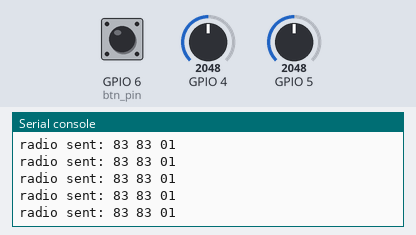
The program below on a simulated ESP32 board running MicroPython. Parts: the last lines printed to the serial console. The inputs (shaded band) are chosen by the test bench; at power-on: GPIO 4 = 2048, GPIO 5 = 2048, GPIO 6 (btn_pin) HIGH (analog values on the 0–4095 scale). No radio messages arrive unless stated (any console line starting 'radio sent:' is added by the test bench).

Above: at 1.2 s.
1.3 s: GPIO 4 set to 2866
At 2.3 s:
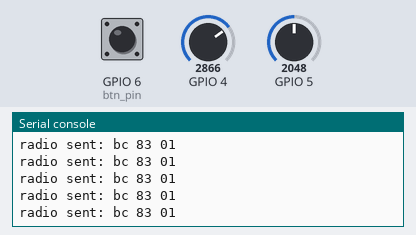
2.8 s: GPIO 5 set to 2866
At 3.9 s:
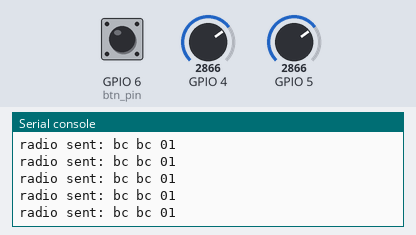
4.3 s: GPIO 4 set to 3603
At 5.0 s:
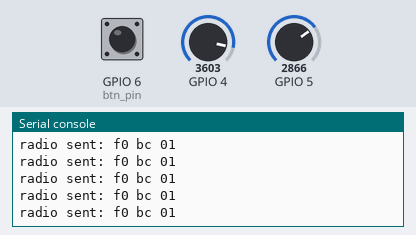
5.8 s: GPIO 5 set to 3603
At 6.9 s:
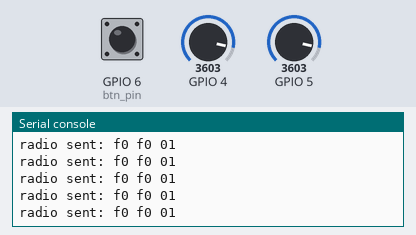
7.3 s: GPIO 4 set to 4095
At 7.8 s:
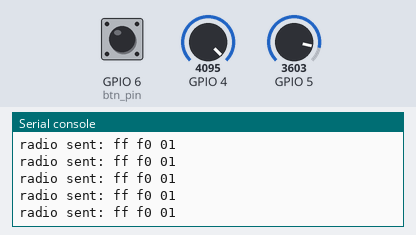
8.8 s: GPIO 5 set to 4095
At 9.6 s:
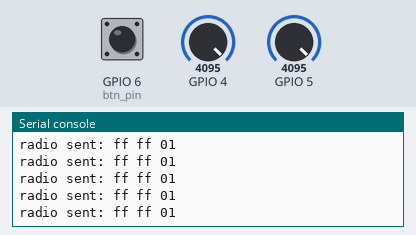

The program:

joystick.py
```python
# sender_joystick.py
import time, struct
from machine import ADC, Pin
import network, espnow

# -------------------------
# CONFIG — update as needed
# -------------------------
PIN_VRX = 4          # ADC pin for X
PIN_VRY = 5          # ADC pin for Y
PIN_BTN = 6          # Optional button (active-low); set to None to disable
SEND_HZ = 50          # Send rate
EMA_ALPHA = 0.25      # Smoothing (0..1), higher = less smoothing

# Put your receiver's MAC here (from receiver console)
PEER_MAC_STR = "7C:DF:A1:12:34:56"

# Calibration defaults (cover most joysticks). You can refine in runtime.
# Raw ADC is 0..4095 (12-bit) on ESP32 with ATTN_11DB
CAL = {
    "x_min": 300, "x_mid": 2000, "x_max": 3800,
    "y_min": 300, "y_mid": 2000, "y_max": 3800
}

# -------------------------
# Helpers
# -------------------------
def mac_from_str(s):
    return bytes(int(part, 16) for part in s.split(':'))

def init_wifi_espnow(peer_mac):
    sta = network.WLAN(network.STA_IF)
    sta.active(True)             # STA mode must be active for ESP-NOW
    e = espnow.ESPNow()
    e.active(True)
    # Add peer (use channel=None to auto; you can specify channel if needed)
    try:
        e.add_peer(peer_mac)
    except OSError:
        # peer may already exist; ignore
        pass
    return sta, e

def setup_adc(pin_num):
    adc = ADC(Pin(pin_num))
    # Full 0-3.3V range
    adc.atten(ADC.ATTN_11DB)
    # 12-bit width is default on classic ESP32; set explicitly if your port supports it:
    try:
        adc.width(ADC.WIDTH_12BIT)
    except:
        pass
    return adc

def read_adc(adc):
    return adc.read()  # 0..4095 typically

def map_calibrated(v, vmin, vmid, vmax):
    # Map to 0..255 with center at ~128
    if v >= vmid:
        # mid..max -> 128..255
        top_span = max(1, vmax - vmid)
        return 128 + int(127 * (v - vmid) / top_span)
    else:
        # min..mid -> 0..127
        bot_span = max(1, vmid - vmin)
        return int(127 * (v - vmin) / bot_span)

def clamp8(n):
    return 0 if n < 0 else 255 if n > 255 else n

def read_button(pin):
    return 0 if pin.value() == 0 else 1  # 0 pressed, 1 not pressed (for clarity we send 0/1)

def quick_calibrate(adc_x, adc_y, seconds=2):
    """
    Quick auto-cal: ask user to move stick to extremes for ~2s.
    Updates CAL in place; skip if you like your fixed CAL.
    """
    print("Quick calibrating... move joystick to all extremes for", seconds, "seconds")
    t_end = time.ticks_add(time.ticks_ms(), int(seconds*1000))
    x_min = y_min = 4095
    x_max = y_max = 0
    x_sum = y_sum = 0
    n = 0
    while time.ticks_diff(t_end, time.ticks_ms()) > 0:
        vx = read_adc(adc_x)
        vy = read_adc(adc_y)
        x_min = min(x_min, vx); x_max = max(x_max, vx)
        y_min = min(y_min, vy); y_max = max(y_max, vy)
        x_sum += vx; y_sum += vy; n += 1
        time.sleep_ms(5)
    # Estimate mid as average during sweep (ok approximation)
    CAL["x_min"], CAL["x_max"], CAL["x_mid"] = x_min, x_max, x_sum // max(1, n)
    CAL["y_min"], CAL["y_max"], CAL["y_mid"] = y_min, y_max, y_sum // max(1, n)
    print("Cal done:", CAL)

def main():
    # Hardware
    adc_x = setup_adc(PIN_VRX)
    adc_y = setup_adc(PIN_VRY)
    btn_pin = None
    if PIN_BTN is not None:
        btn_pin = Pin(PIN_BTN, Pin.IN, Pin.PULL_UP)

    # Network
    peer_mac = mac_from_str(PEER_MAC_STR)
    sta, e = init_wifi_espnow(peer_mac)

    # Optional: run quick calibration once at boot
    # quick_calibrate(adc_x, adc_y, seconds=2)

    # Smoothing state (EMA)
    vx_ema = read_adc(adc_x)
    vy_ema = read_adc(adc_y)

    interval_ms = int(1000 / SEND_HZ)
    print("Sender started. Sending to", PEER_MAC_STR, "at", SEND_HZ, "Hz")

    while True:
        try:
            # Raw read
            vx = read_adc(adc_x)
            vy = read_adc(adc_y)

            # EMA smoothing
            vx_ema = int((1 - EMA_ALPHA) * vx_ema + EMA_ALPHA * vx)
            vy_ema = int((1 - EMA_ALPHA) * vy_ema + EMA_ALPHA * vy)

            # Map to 0..255 with calibration
            x8 = clamp8(map_calibrated(vx_ema, CAL["x_min"], CAL["x_mid"], CAL["x_max"]))
            y8 = clamp8(map_calibrated(vy_ema, CAL["y_min"], CAL["y_mid"], CAL["y_max"]))

            # Optional button
            btn = read_button(btn_pin) if btn_pin else 1  # 1 = not pressed (default)

            # Pack and send (3 bytes)
            payload = struct.pack('BBB', x8, y8, btn)
            e.send(peer_mac, payload)

            time.sleep_ms(interval_ms)
        except KeyboardInterrupt:
            break
        except Exception as ex:
            # If you see "ESPNowPeerError", peer may be missing/wrong; re-add peer.
            try:
                e.add_peer(peer_mac)
            except:
                pass
            # You can also print the error for debugging:
            # print("send err:", ex)
            time.sleep_ms(interval_ms)

if __name__ == "__main__":
    main()
```

Measured:
- after the input at 1.3 s, the serial console: prints a new line at once (image 1)
- after the input at 2.8 s, the serial console: prints a new line at once (image 2)
- after the input at 4.3 s, the serial console: prints a new line at once (image 3)
- after the input at 5.8 s, the serial console: prints a new line at once (image 4)
- after the input at 7.3 s, the serial console: prints a new line at once (image 5)
- after the input at 8.8 s, the serial console: prints a new line at once (image 6)
